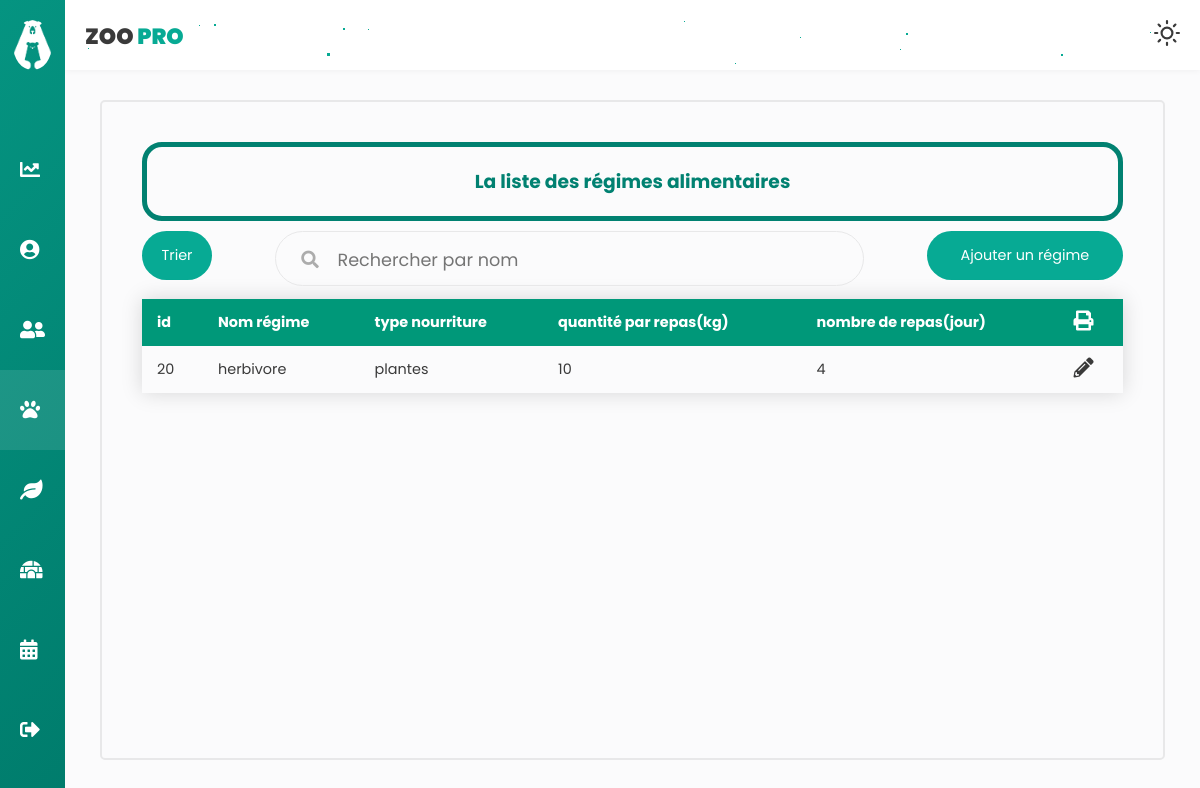
Before: /regimeC/afficherList (signed in) with the older database file.
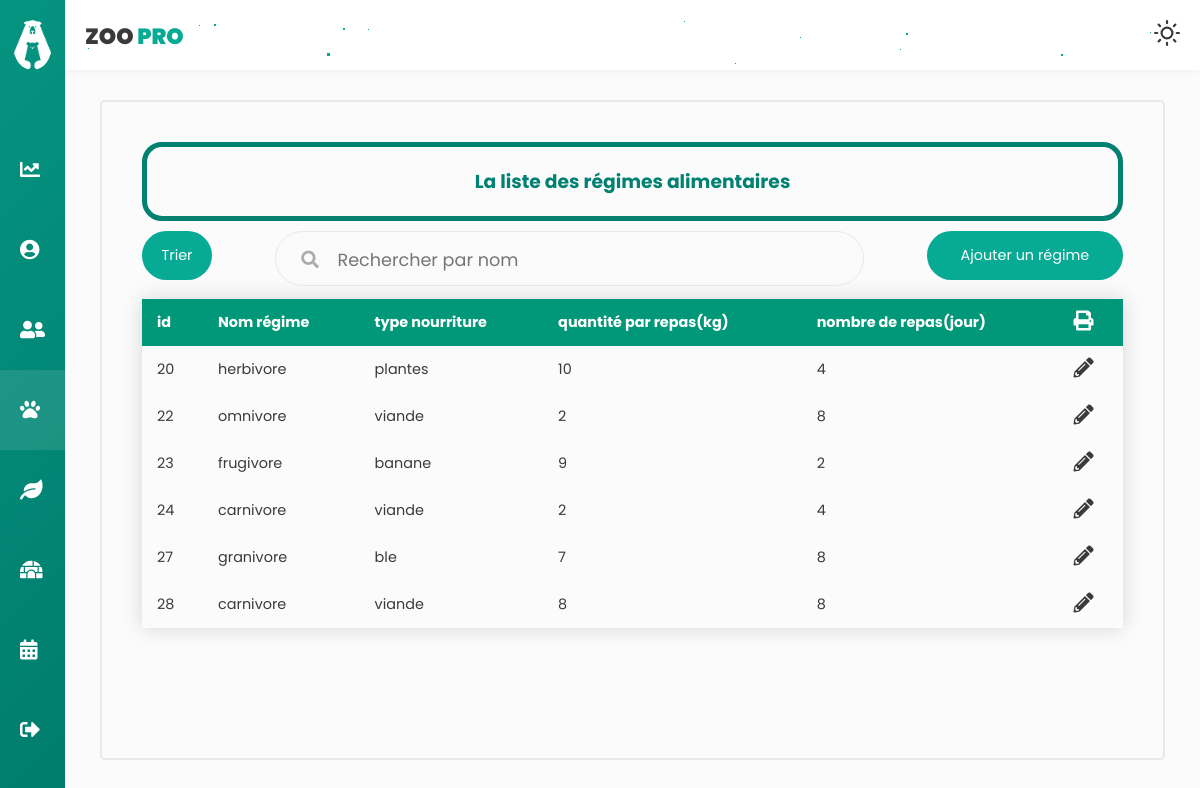
After: the same page with the newer database file.
### tables this page shows
CREATE TABLE `regimealimentaire` (
  `id` int(10) NOT NULL,
  `nom_regime` varchar(30) NOT NULL,
  `type_nourriture` varchar(30) NOT NULL,
  `quantite_par_repas` float NOT NULL,
  `nombre_de_repas` int(10) NOT NULL
);

### app/libraries/Core.php (called while the page is built, shortened)
<?php
  class Core {
    protected $currentMethod = 'index';
    public function __construct(){
      $url = $this->getUrl();
      if(isset($url[0])){
      if(file_exists('../app/controllers/' . ucwords($url[0]). '.php')){
        unset($url[0]);
      }
    }
      $this->currentController = new $this->currentController;
      if(isset($url[1])){
        if(method_exists($this->currentController, $url[1])){
          $this->currentMethod = $url[1];
          unset($url[1]);
        }
      }
      $this->params = $url ? array_values($url) : [];
      call_user_func_array([$this->currentController, $this->currentMethod], $this->params);
    }
    public function getUrl(){
      if(isset($_GET['url'])){
        $url = rtrim($_GET['url'], '/');
        $url = filter_var($url, FILTER_SANITIZE_URL);
        $url = explode('/', $url);
        return $url;
      }
    }
  }

### app/require.php (called while the page is built, shortened)
<?php
    require_once 'libraries/Core.php';
    require_once 'libraries/Controller.php';
    require_once 'libraries/Database.php';
    $init = new Core();

### public/index.php (called while the page is built)
<?php
    require_once '../app/require.php';

### app/libraries/Database.php (called while the page is built, shortened)
<?php
    class Database {
        private $dbHost = DB_HOST;
        private $dbUser = DB_USER;
        private $dbPass = DB_PASS;
        private $dbName = DB_NAME;
        private $statement;
        private $dbHandler;
        public function __construct() {
            $conn = 'mysql:host=' . $this->dbHost . ';dbname=' . $this->dbName;
            $options = array(
                PDO::ATTR_PERSISTENT => true,
                PDO::ATTR_ERRMODE => PDO::ERRMODE_EXCEPTION
            );
            try {
                $this->dbHandler = new PDO($conn, $this->dbUser, $this->dbPass, $options);
            } catch (PDOException $e) {
                $this->error = $e->getMessage();
                echo $this->error;
            }
        }
        public function query($sql) {
            $this->statement = $this->dbHandler->prepare($sql);
        }
        public function execute() {
            return $this->statement->execute();
        }
        public function resultSet() {
            $this->execute();
            return $this->statement->fetchAll();
        }
    }

### app/models/regimeM.php (called while the page is built, shortened)
<?php
class regimeM
{
    private $db;
    public function __construct()
    {
        $this->db = new Database;
    }
    public function afficherRegime(){
        $this->db->query('SELECT * FROM regimealimentaire ');
        return $this->db->resultSet();
    }
    public function getHerbivore()
    {
        $this->db->query('SELECT COUNT(*) FROM `regimealimentaire` WHERE nom_regime="herbivore"');
        return $this->db->resultSet();
    }
    public function getCarnivore()
    {
        $this->db->query('SELECT COUNT(*) FROM `regimealimentaire` WHERE nom_regime="carnivore"');
        return $this->db->resultSet();
    }
    public function getGranivore()
    {
        $this->db->query('SELECT COUNT(*) FROM `regimealimentaire` WHERE nom_regime="granivore"');
        return $this->db->resultSet();
    }
    public function getOmnivore()
    {
        $this->db->query('SELECT COUNT(*) FROM `regimealimentaire` WHERE nom_regime="omnivore"');
        return $this->db->resultSet();
    }
    public function getFrugivore()
    {
        $this->db->query('SELECT COUNT(*) FROM `regimealimentaire` WHERE nom_regime="frugivore"');
        return $this->db->resultSet();
    }
}

### app/controllers/regimeC.php (the view, shortened to what this page needs)
<?php
class regimeC extends Controller
{
    public function __construct()
    {
        $this->regimeModel = $this->model('regimeM');
    }
    public function afficherList($error = '')
    {
        $tab = $this->regimeModel->afficherRegime();
        $data = [
            'tab' => '',
            'errorAffiche' => '',
            'herbivore' => '',
            'omnivore' => '',
            'frugivore' => '',
            'carnivore' => '',
            'granivore' => ''
        ];
        foreach ($tab as $key => $value) {
            $data['tab'] .= '<tr class="tblRows" data=' . $value[0] . "-" . $value[1] . "-" . $value[2] . "-" . $value[3] . "-" . $value[4] . '>
            <td >' . $value[0] . '</td>
            <td data-label="Nom">' . $value[1] . '</td>
            <td>' . $value[2] . '</td>
            <td>' . $value[3] . '</td>
            <td>' . $value[4] . '</td>
            <td> <i class="fas fa-pencil-alt updateButton" onclick="openFormModifier()">
        </tr>';
        }
    }
}

Changed rows visible on the page:
added regimealimentaire: id "22", nom_regime "omnivore", type_nourriture "viande", quantite_par_repas "2", nombre_de_repas "8"
added regimealimentaire: id "23", nom_regime "frugivore", type_nourriture "banane", quantite_par_repas "9", nombre_de_repas "2"
added regimealimentaire: id "24", nom_regime "carnivore", type_nourriture "viande", quantite_par_repas "2", nombre_de_repas "4"
added regimealimentaire: id "27", nom_regime "granivore", type_nourriture "ble", quantite_par_repas "7", nombre_de_repas "8"
added regimealimentaire: id "28", nom_regime "carnivore", type_nourriture "viande", quantite_par_repas "8", nombre_de_repas "8"
